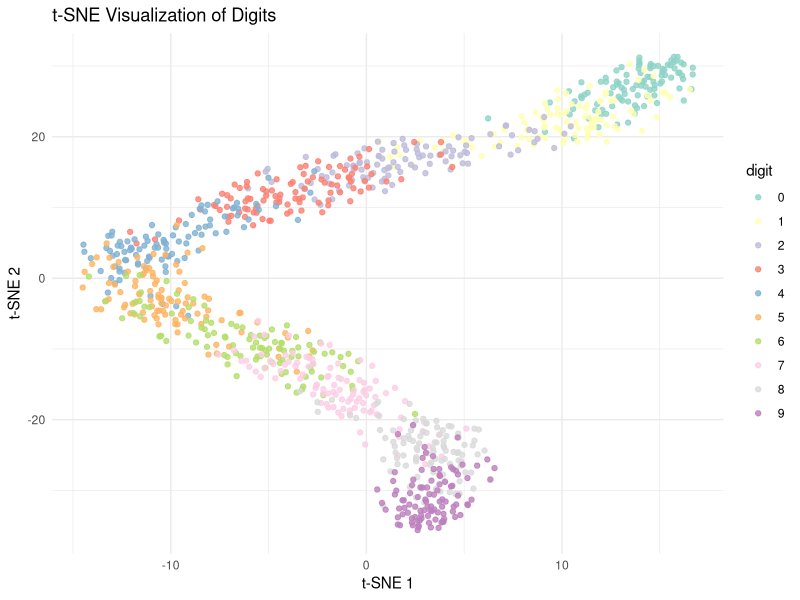

Generate this figure with R:
# Example tsne_plots.R script structure
library(Rtsne)
library(ggplot2)

# MNIST example (using a subset)
# Load MNIST data (you'd need to download it first)
# mnist_data <- read.csv("mnist_subset.csv")

# For demonstration, create synthetic data
set.seed(42)
n_points <- 1000
n_features <- 50

# Simulate data with 10 clusters (digits 0-9)
data <- matrix(rnorm(n_points * n_features), nrow = n_points)
labels <- rep(0:9, each = n_points/10)

# Add cluster structure
for(i in 0:9) {
  idx <- which(labels == i)
  data[idx, ] <- data[idx, ] + rnorm(n_features, mean = i, sd = 0.5)
}

# Run t-SNE
tsne_result <- Rtsne(data, perplexity = 30, verbose = TRUE)

# Create visualization
df <- data.frame(
  x = tsne_result$Y[,1],
  y = tsne_result$Y[,2],
  digit = as.factor(labels)
)

p <- ggplot(df, aes(x = x, y = y, color = digit)) +
  geom_point(size = 1.5, alpha = 0.8) +
  theme_minimal() +
  labs(title = "t-SNE Visualization of Digits",
       x = "t-SNE 1", y = "t-SNE 2") +
  scale_color_brewer(palette = "Set3")

ggsave("./Figures/mnist_tsne.png", p, width = 8, height = 6, dpi = 150)
